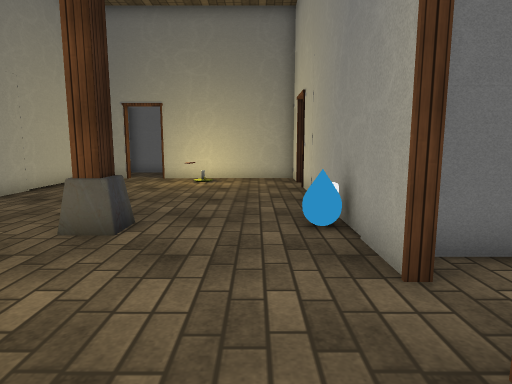
view 1 (above)

19 first-person views from a walk through a Unity game level. The camera is 1.5 m above the floor, tilts 8° down and sees 75° across. Doors are open. The floor is counted in squares, 1 m on a side. Each view is taken from the middle of a square. On the plan, view 1 faces up. The plan holds only what a view shows up to about 15 squares ahead; the rest is blank. The place goes on beyond the plan. The player is left out. Some surface patterns are stand-ins.

view 2
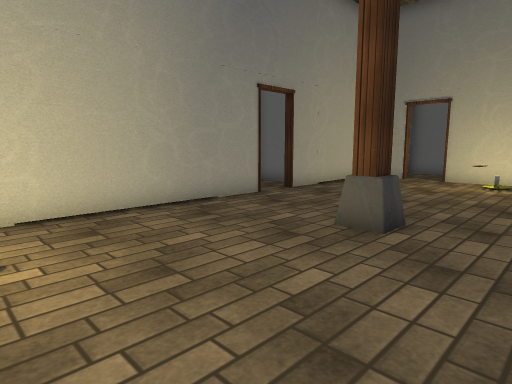

view 3
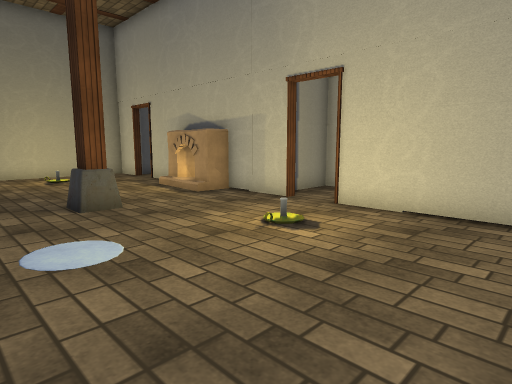

view 4
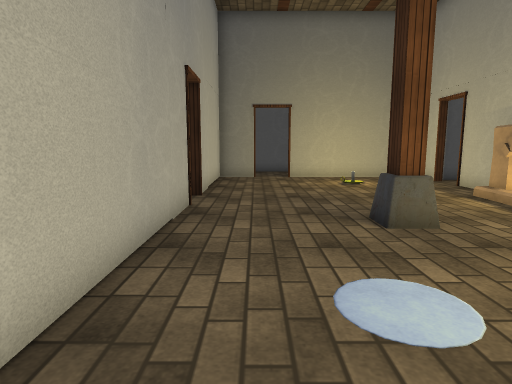

view 5
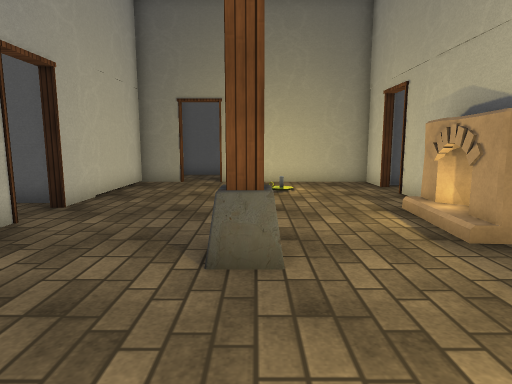

view 6
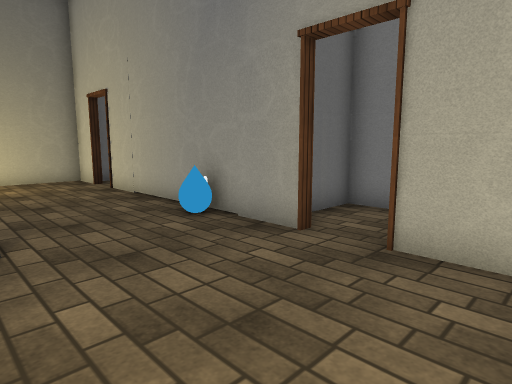

view 7
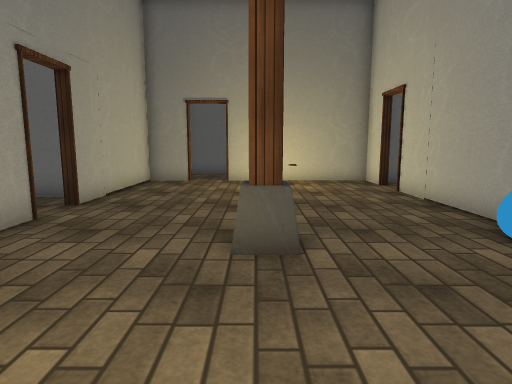

view 8
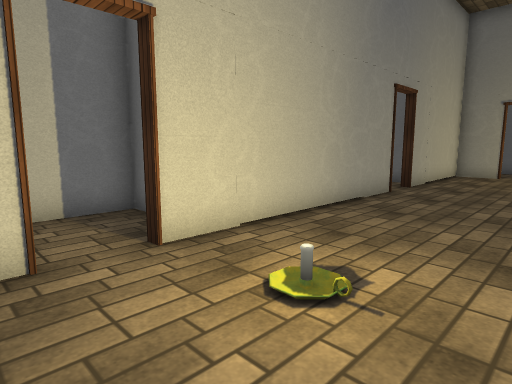

view 9
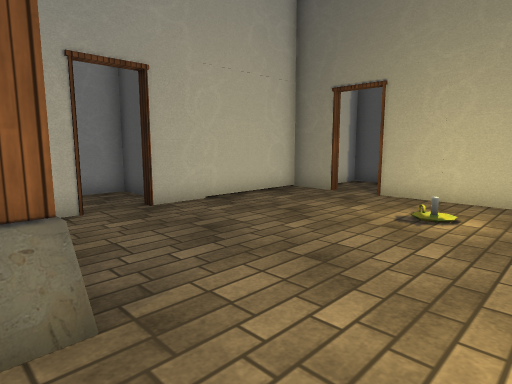

view 10
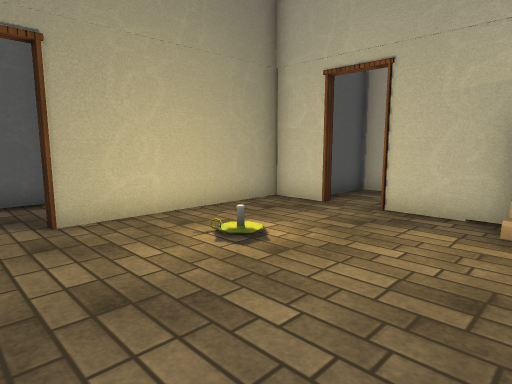

view 11
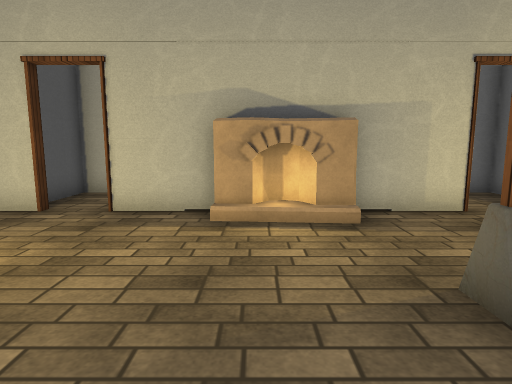

view 12
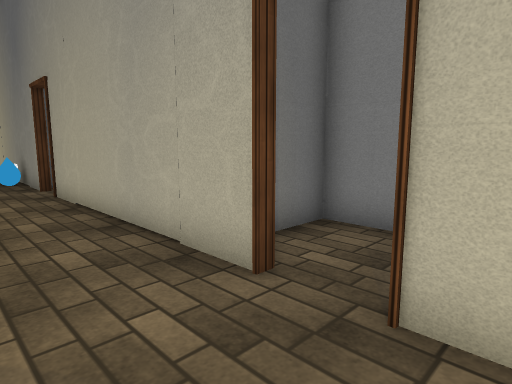

view 13
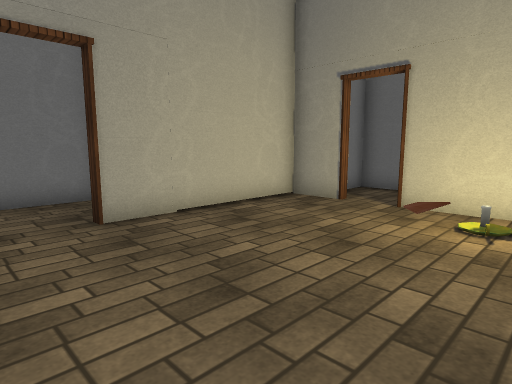

view 14
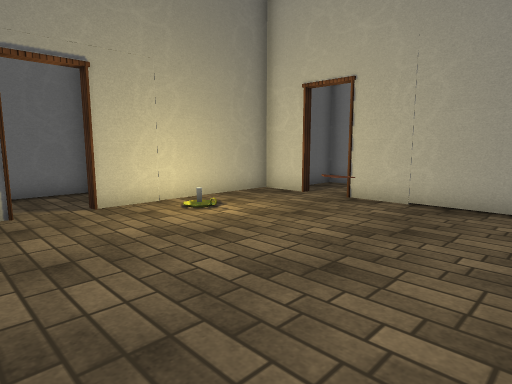

view 15
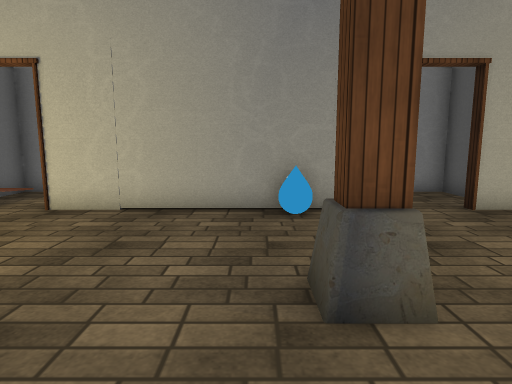

view 16
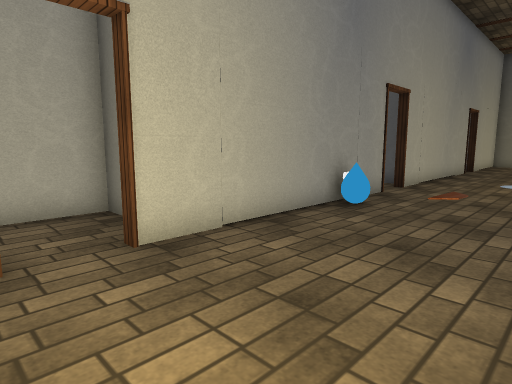

view 17
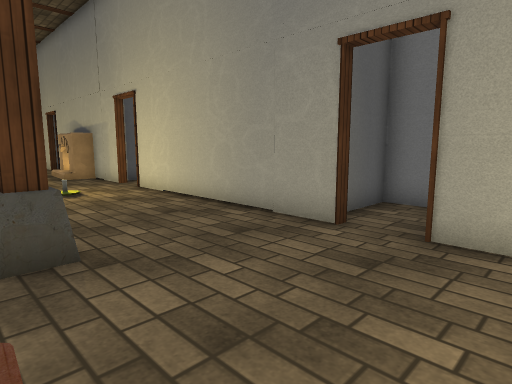

view 18
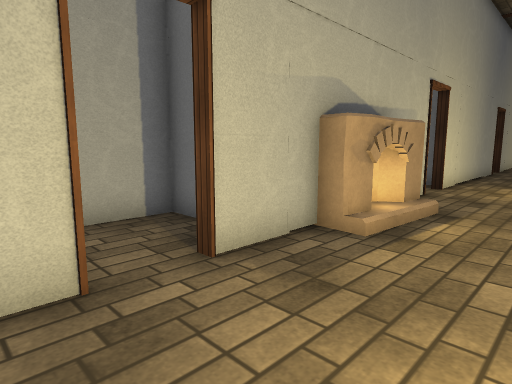

view 19
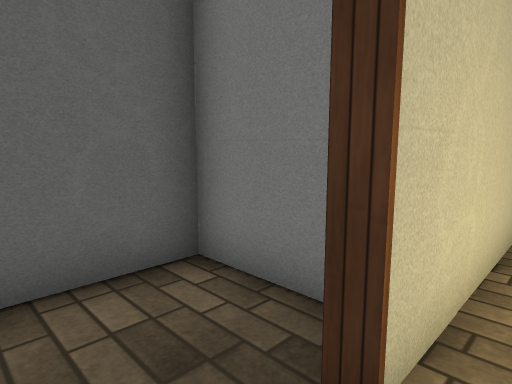

### Floor plan
Points are (right, up) in squares from view 1. A wall is a line through its corners. A room is listed if a view was taken in it or the views show most of it. See-through windows are left out.
Room 1 (views 1, 2, 3, 4, 5, 6, 7, 8, 9, 10, 11, 12, 13, 14, 15, 16, 17, 18, 19)
walls: (-3.4, -4) (-2.5, -4) (-2.5, -4.8) (-3.1, -4.8) (-3.1, -4.2); (-7.5, -2.1) (-7.5, -4.9); (-3.1, 5.5) (-3.1, 6.3) (-2.5, 6.3) (-2.5, 5.5) (-3.1, 5.5); (1.7, 3.5) (1.7, 12); (1.7, -6.4) (1.7, 2); (-7.5, 7.7) (-7.5, -0.6); (-7.5, -7.8) (-7.5, -10.4); (-7.5, -11.9) (-7.5, -13.7) (-1.5, -13.7); (0, -13.7) (1.7, -13.7) (1.7, -7.9); (1.7, 13.4) (1.7, 15.2) (-4.2, 15.2); (-5.8, 15.2) (-7.5, 15.2) (-7.5, 9.3)
low walls: (-3.3, -4.8) (-3.3, -4.2); (-3.3, 5.5) (-3.3, 6.3)
ways out: opening at (0, -14) to room 2; open door at (-1, -13) to room 2; open door at (-7, 8.5) to room 3; opening at (-7, -2) to room 4; open door at (-7, -1) to room 4; open door at (1, 12.5) to room 5; open door at (1, 2.5) to room 6; open door at (1, -7.5) to room 7; open door at (-7, -11) to room 8; open door at (-5, 14.5)
objects: fireplace (-7, -8) to (-7, -5); other object (-2, 10); other object (1, 6)
Room 2 (no view inside)
walls: (-2.5, -14.6) (-2.5, -16.6) (0.9, -16.6) (0.9, -15.4)
ways out: opening at (0, -14) to room 1; open door at (-1, -13) to room 1
Room 3 (no view inside)
walls: (-7.5, 9.3) (-7.9, 9.3); (-7.9, 7.7) (-7.5, 7.7); (-8.2, 10.6) (-10.4, 10.6); (-10.6, 10.2) (-10.6, 7.2) (-8.6, 7.2)
ways out: open door at (-7, 8.5) to room 1
Room 4 (no view inside)
walls: (-7.5, -0.6) (-7.9, -0.6); (-10, 0.5) (-10.6, 0.5) (-10.6, -2.9) (-8.1, -2.9)
ways out: opening at (-7, -2) to room 1; open door at (-7, -1) to room 1
Room 5 (no view inside)
walls: (3.9, 11.1) (4.7, 11.1) (4.7, 14.5) (2.2, 14.5)
ways out: open door at (1, 12.5) to room 1
Room 6 (no view inside)
walls: (1.7, 2) (2, 2); (2.4, 0.9) (4.7, 0.9) (4.7, 4.4) (2.1, 4.4)
ways out: open door at (1, 2.5) to room 1
Room 7 (no view inside)
walls: (1.7, -7.9) (2, -7.9); (2.4, -8.6) (4.7, -8.6) (4.7, -5.2) (3.2, -5.2)
ways out: open door at (1, -7.5) to room 1
Room 8 (no view inside)
walls: (-7.9, -11.9) (-7.5, -11.9); (-7.5, -10.4) (-7.9, -10.4); (-9.6, -9.1) (-10.6, -9.1) (-10.6, -12.5) (-8, -12.5)
ways out: open door at (-7, -11) to room 1

Positions as (right, up) in squares from view 1, and headings:
1: (0, 0), facing up
2: (0, 0), facing up-left
3: (0, 4), facing down-left
4: (0, 2), facing down
5: (-3, 0), facing down
6: (-3, 0), facing up-right
7: (-3, 1), facing up
8: (-3, -3), facing up-left
9: (-6, -4), facing down-right
10: (0, -7), facing down-left
11: (0, -7), facing left
12: (-1, -9), facing up-right
13: (-1, 7), facing up-left
14: (-7, 7), facing up-right
15: (-6, 7), facing right
16: (-3, 14), facing down-right
17: (-2, 11), facing down-left
18: (-4, -13), facing up-left
19: (0, -13), facing down-left
